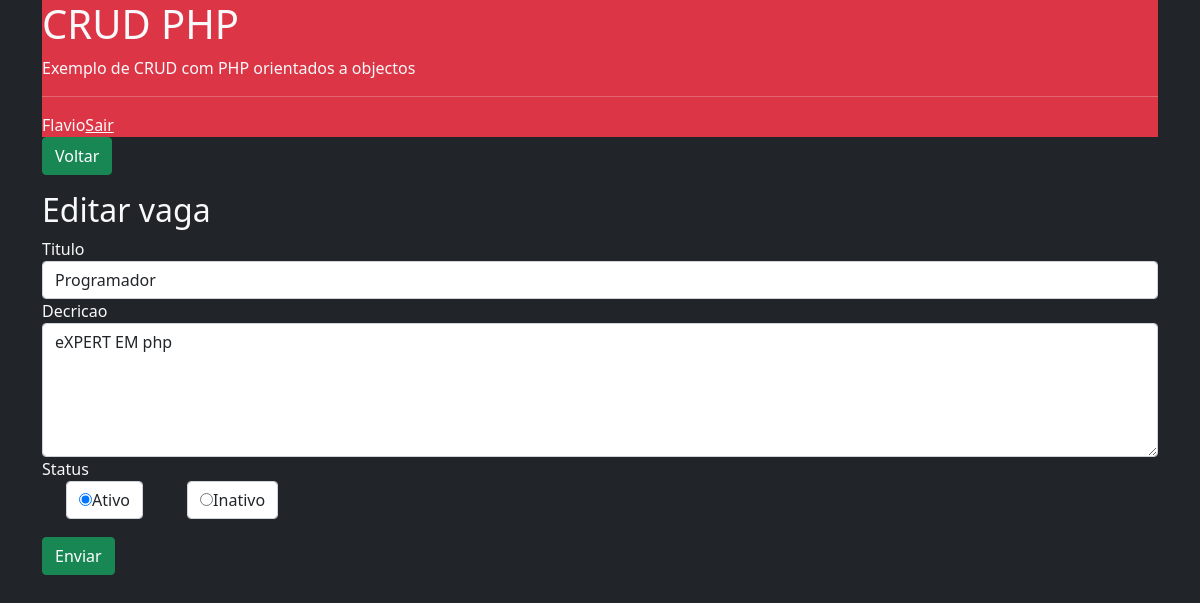
Screenshot of /editar.php?id=9 (signed in) with the database file from the repository.
### tables this page shows
CREATE TABLE `vagas` (
  `id` int NOT NULL,
  `titulo` varchar(255) NOT NULL,
  `descricao` text NOT NULL,
  `ativo` enum('s','n') NOT NULL,
  `data` timestamp NOT NULL
);

### editar.php (called while the page is built, shortened)
<?php
$obVaga = Vaga::getVaga($_GET['id']);
include __DIR__.'/includes/header.php';
include __DIR__.'/includes/formulario.php';
include __DIR__.'/includes/footer.php';

### app/Db/Database.php (called while the page is built, shortened)
<?php
class Database{
    private $table;
    private $connection;
    public function __construct($table = null){
        $this->table = $table;
    }
    private function setConnection(){
        try{
            $this->connection = new PDO('mysql:host='.self::HOST.';dbname='.self::NAME,self::USER,self::PASS);
            $this->connection->setAttribute(PDO::ATTR_ERRMODE,PDO::ERRMODE_EXCEPTION);
        }catch(PDOException $e){
            die('ERROR: '.$e->getMessage());
        }
    }
    public function execute($query, $params = []){
        try{
            $statement = $this->connection->prepare($query);
            $statement->execute($params);
            return $statement;
        }catch(PDOException $e){
            die('ERROR: '.$e->getMessage());
        }
    }
    public function select($where = null, $order = null, $limit = null, $fields = '*'){
        $where = strlen($where) ? 'WHERE '.$where : '';
        $order = strlen($order) ? 'ORDER BY '.$order : '';
        $limit = strlen($limit) ? 'LIMIT '.$limit : '';
        $query = 'SELECT '.$fields.' FROM '.$this->table.' '.$where.' '.$order.' '.$limit;
        return $this->execute($query);
    }
}

### app/Entity/Vaga.php (called while the page is built, shortened)
<?php
class Vaga{
    public static function getVaga($id){
        return (new Database('vagas'))->select('id = ' .$id)
                                     ->fetchObject(self::class);
    }
}

### includes/formulario.php (the view)
<main>
    <section>
        <a href="index.php">
            <button class="btn btn-success">Voltar</button>
        </a>
    </section>
    <h2 class="mt-3"><?=TITLE?></h2>
    <form method="post">
        <div class="form-group">
            <label>Titulo</label>
            <input type="text" class="form-control" name="titulo" value="<?=$obVaga->titulo?>">
        </div>
        <div class="form-group">
            <label>Decricao</label>
            <textarea class="form-control" name="descricao" rows="5"><?=$obVaga->descricao?></textarea>
        </div>
        <div class="form-group">
            <label>Status</label>
            <div>
                <div class="form-check form-check-inline">
                    <label class="form-control">
                        <input type="radio" name="ativo" value="s" checked>Ativo
                    </label>
                </div>
                <div class="form-check form-check-inline">
                    <label class="form-control">
                        <input type="radio" name="ativo" value="n" <?=$obVaga->ativo == 'n' ? 'checked' : ''?>>Inativo
                    </label>
                </div>
            </div>
        </div>
        <div class="form-group mt-3">
            <button type="submit" class="btn btn-success">Enviar</button>
        </div>
    </form>
</main>

### rows the page displays
vagas: titulo "Programador", descricao "eXPERT EM php", ativo "☐ Inativo"

### other values shown
$usuarioLogado['nome'] "Flavio"
TITLE "Editar vaga"
